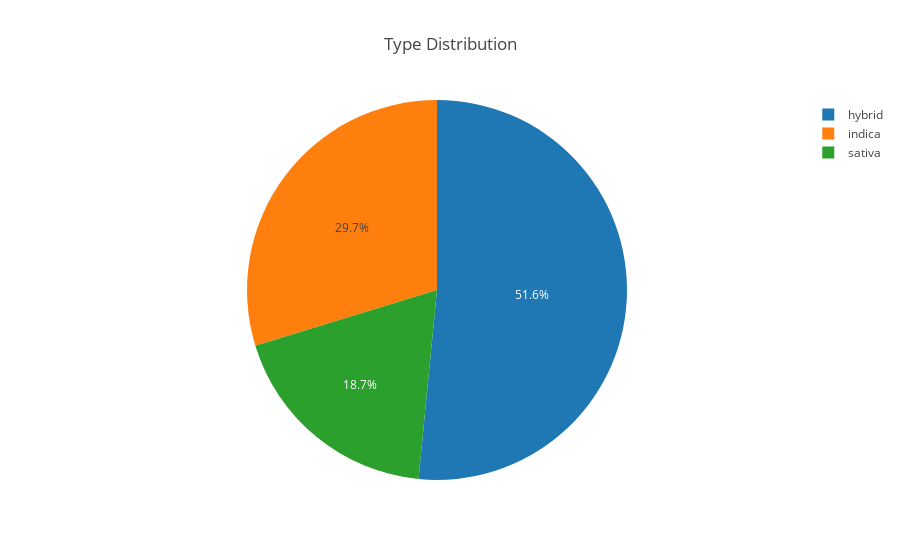

Source (notebook cell):
### Code cell
app_category = strains['Type'].value_counts().sort_values(ascending=True)

data = [go.Pie(
        labels = app_category.index,
        values = app_category.values,
        hoverinfo = 'label+value'
    
)]

layout = go.Layout(
                   title='Type Distribution'
                   )

fig = go.Figure(data=data, layout=layout)

plotly.offline.iplot(fig, filename='Type Distribution')

### Figure 1 — Plotly figure (JSON) as saved in the notebook; plotly's stock layout.template omitted (floating-point values rounded to 4 significant figures)
{"data": [{"hoverinfo": "label+value", "labels": ["sativa", "indica", "hybrid"], "type": "pie", "uid": "56e8e45b-4038-44b6-bc26-4cada86fe485", "values": [440, 699, 1212]}], "layout": {"title": "Type Distribution"}}
